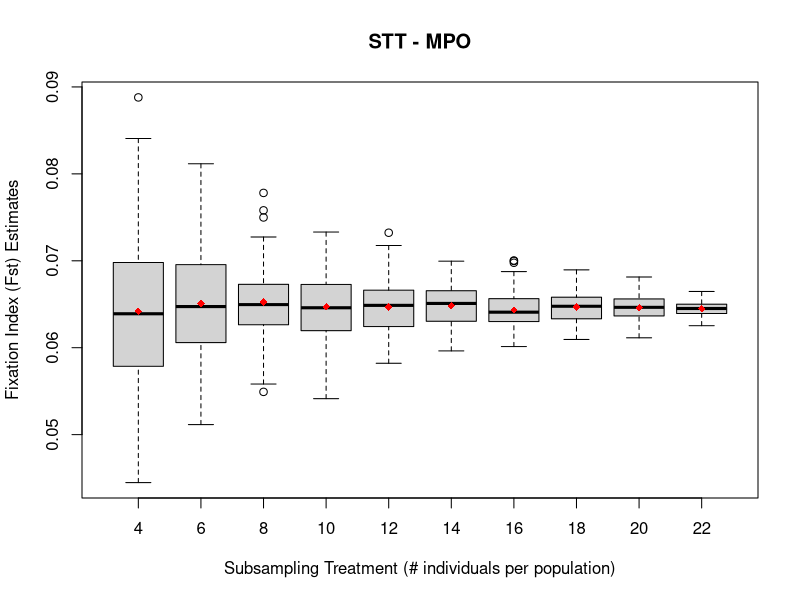

Here is the R script that generated this plot:
#####Example code for generating a boxplot, exactly as it should be entered into 'R'

setwd("/Users/jermaine/ISU_Projects/Webbhelix_Project/subproject--MinSampSize_for_Pop_Genomics/06_MinSampSize_Boxplots_InNOut_Files/Fst_Estimates")
SNP<-read.csv('STT_MPO_Fst_SubSamp_Estimates_Boxplot_input.csv')
head(SNP)
boxplot(SNP$STT.MPO.Fst.estimates~SNP$Subsampling.group, xlab='Subsampling Treatment (# individuals per population)', ylab='Fixation Index (Fst) Estimates', main='STT - MPO')
means <- tapply(SNP$STT.MPO.Fst.estimates,SNP$Subsampling.group,mean)
points(means,col="red",pch=18)
#points(means,pch=3)

############################################################################################

#boxplot(SNP$SNP.error.rate~SNP$Parameter, xlab='Stacks parameter', ylab='SNP error rate', main='SNP')

#means <- tapply(SNP$SNP.error.rate,SNP$Parameter,mean)
#points(means,col="red",pch=18)
